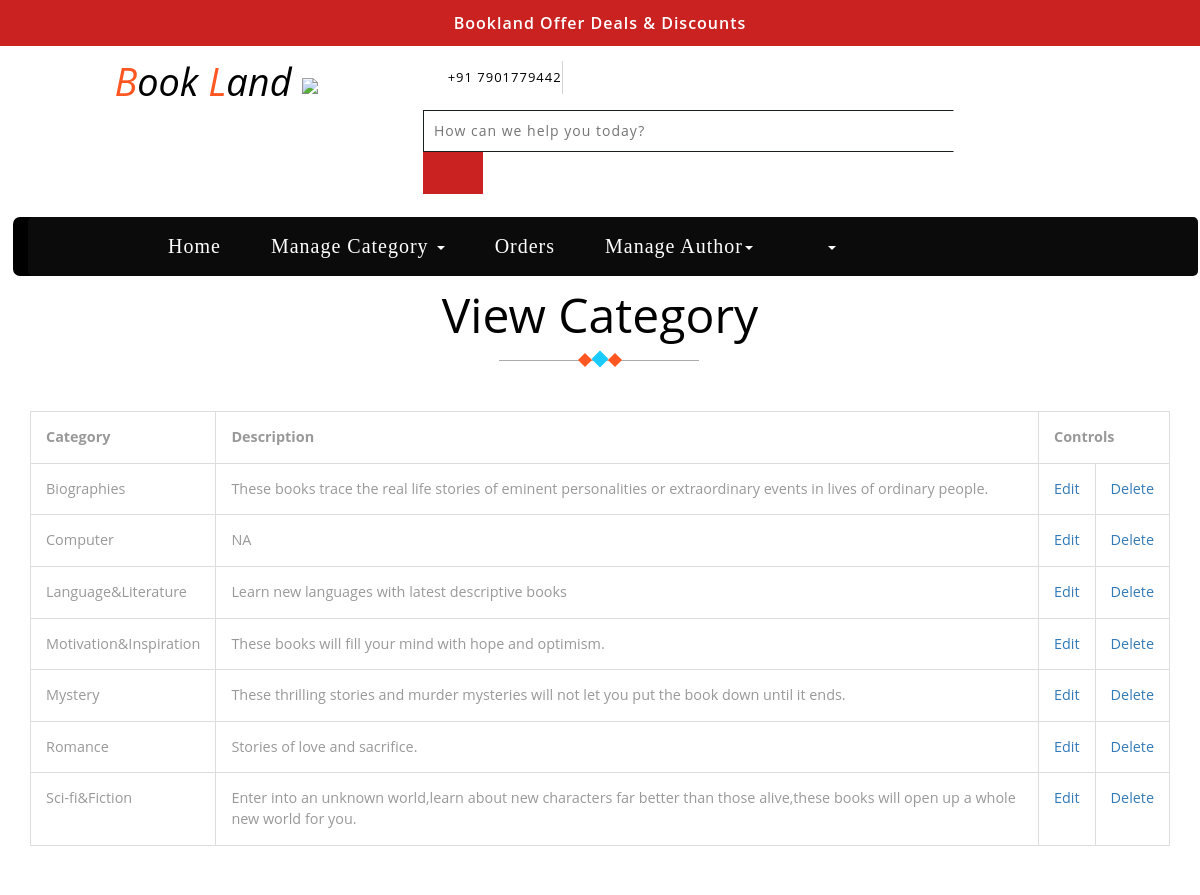
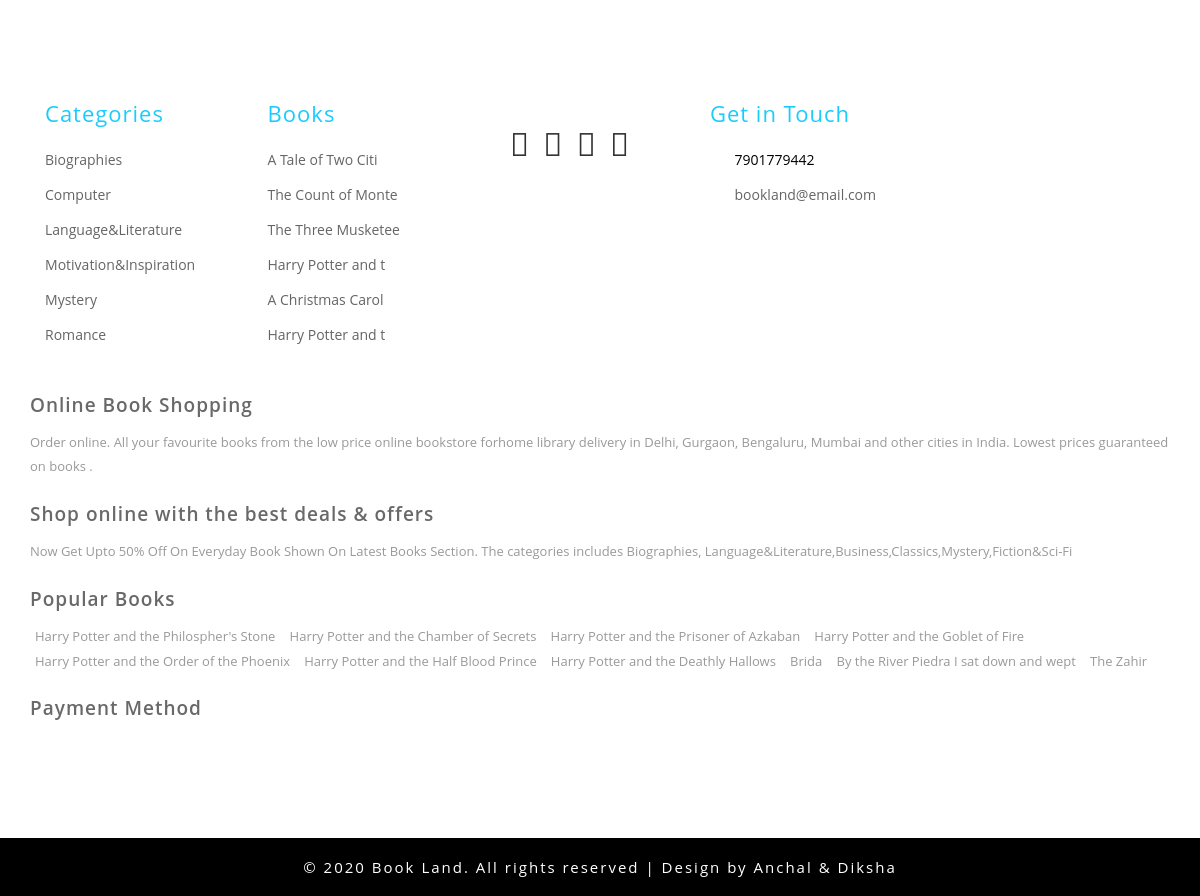
Page /viewcategory.php (signed in) on the committed database (2 pictures, top to bottom).
### tables this page shows
CREATE TABLE `category` (
  `categoryname` varchar(100) NOT NULL,
  `description` text NOT NULL
);

CREATE TABLE `books` (
  `bookid` int(11) NOT NULL,
  `title` varchar(200) NOT NULL,
  `description` text NOT NULL,
  `edition` int(5) NOT NULL,
  `price` int(10) NOT NULL,
  `e_edition` varchar(200) NOT NULL,
  `genre` varchar(100) NOT NULL,
  `coverphoto` varchar(200) NOT NULL,
  `discount` int(10) NOT NULL,
  `category` varchar(100) NOT NULL,
  `authorid` int(11) NOT NULL
);

### viewcategory.php (the view, shortened to what this page needs)
<!doctype html>
<html lang="en">
<head>
    <?php
    include_once "headerfiles.php";
    ?>
</head>
<body>
<?php include_once "adminnavbar.php"; ?>
<div class="container">
    <div class="row">
        <h3 class="tittle-w3l">View Category
            <span class="heading-style">
					<i></i>
					<i></i>
					<i></i>
				</span>
        </h3>
        <div class="col-md-12">
            <div class="table-responsive">
                <table class="table table-bordered table-hover">
                <th>Category</th>
                <th>Description</th>
                <th colspan="2">Controls</th>
                <?php
                include_once "connection.php";
                $selectQuery = "SELECT * FROM `category`";
                $result = mysqli_query($con, $selectQuery);
                while ($row = mysqli_fetch_array($result)) {
                    ?>
                    <tr>
                        <td> <?php echo "$row[0]"; ?> </td>
                        <td> <?php echo "$row[1]"; ?> </td>
                        <td><a href="editcategory.php?category=<?php echo $row[0]; ?>">Edit</a></td>
                        <td><a onclick="return confirm('Are you sure to delete?')"
                               href="deletecategory.php?category=<?php echo $row[0]; ?>">Delete</a></td>
                    </tr>
                    <?php
                }
                ?>
            </table>
            </div>
        </div>
    </div>
</div>
<?php include_once "footer.php"; ?>
</body>
</html>

### footer.php (shortened to what this page needs)
<footer>
    <div class="container">
        <div class="footer-info w3-agileits-info">
            <div class="col-sm-5 address-right">
                <div class="col-xs-6 footer-grids">
                    <h3>Categories</h3>
                    <ul>
                        <?php
                        $select1 = "select * from category order by categoryname limit 6";
                        $res1 = mysqli_query($con, $select1);
                        while ($row1 = mysqli_fetch_array($res1)) {
                            $category1 = urlencode($row1["categoryname"]);
                            ?>
                            <li>
                                <a href="books.php?catname=<?php echo $category1; ?>">
                                    <?php echo $row1[0]; ?></a>
                            </li>
                        <?php } ?>
                    </ul>
                </div>
                <div class="col-xs-6 footer-grids">
                    <h3>Books</h3>
                    <ul>
                        <?php
                        $select2 = "select * from books order by edition limit 6";
                        $res2 = mysqli_query($con, $select2);
                        while ($row2 = mysqli_fetch_array($res2)) {
                            ?>
                            <li>
                                <a href="single.php?bookid=<?php echo $row2[0]; ?>">
                                    <?php echo substr($row2[1], 0, 18); ?></a>
                            </li>
                        <?php } ?>
                    </ul>
                </div>
                <div class="clearfix"></div>
            </div>
            <div class="col-sm-2 footer-grids  w3l-socialmk">
                <div class="agileits_app-devices">
                    <i class="fab fa-facebook-f fa-2x s-icons"></i>
                    <i class="fab fa-instagram fa-2x s-icons"></i>
                    <i class="fab fa-skype fa-2x s-icons"></i>
                    <i class="fab fa-whatsapp fa-2x s-icons"></i>
                </div>
            </div>
            <div class="col-sm-5 address-right">
                <div class="col-xs-12 footer-grids">
                    <h3>Get in Touch</h3>
                    <ul>
                        <li>
                            <i class="fa fa-mobile"></i> 7901779442
                        </li>
                        <li>
                            <i class="fa fa-envelope-o"></i>
                            <a href="javacript:void(0);">bookland@email.com</a>
                        </li>
                    </ul>
                </div>
            </div>
            <div class="clearfix"></div>
        </div>
        <div class="agile-sometext">
            <div class="sub-some">
                <h5>Online Book Shopping</h5>
                <p>Order online. All your favourite books from the low price online bookstore forhome library
                    delivery in Delhi,
                    Gurgaon, Bengaluru, Mumbai and other cities in India. Lowest prices guaranteed on books .</p>
            </div>
            <div class="sub-some">
                <h5>Shop online with the best deals & offers</h5>
                <p>Now Get Upto 50% Off On Everyday Book Shown On Latest Books Section. The categories includes
                    Biographies, Language&Literature,Business,Classics,Mystery,Fiction&Sci-Fi</p>
            </div>
            <div class="sub-some">
                <h5>Popular Books</h5>
                <ul>
                    <?php
                    $s1 = "select * from books limit 10";
                    $r1 = mysqli_query($con, $s1);
                    while ($row3 = mysqli_fetch_array($r1)) {
                        ?>
                        <li>
                            <a><?php echo $row3["title"]; ?></a>
                        </li>
                    <?php } ?>
                </ul>
            </div>
            <div class="sub-some child-momu">
                <h5>Payment Method</h5>
                <ul>
                </ul>
            </div>
        </div>
    </div>
</footer>
<div class="copy-right" style="background-color: black;">
    <div class="container">
        <p>© 2020 Book Land. All rights reserved | Design by Anchal &amp; Diksha
        </p>
    </div>
</div>

### footer.php (style rules this page uses)
.s-icons { padding: 0 5px }

### rows in the picture
category: categoryname "Biographies", description "These books trace the real life stories of eminent personalities or extraordinary events in lives of ordinary people."
category: categoryname "Computer", description "NA"
category: categoryname "Language&Literature", description "Learn new languages with latest descriptive books"
category: categoryname "Motivation&Inspiration", description "These books will fill your mind with hope and optimism."
category: categoryname "Mystery", description "These thrilling stories and murder mysteries will not let you put the book down until it ends."
category: categoryname "Romance", description "Stories of love and sacrifice."
category: categoryname "Sci-fi&Fiction", description "Enter into an unknown world,learn about new characters far better than those alive,these books will open up a whole new world for you."
books: title "A Tale of Two Citi"
books: title "The Count of Monte"
books: title "The Three Musketee"
books: title "Harry Potter and t", title "Harry Potter and the Chamber of Secrets"
books: title "A Christmas Carol"
books: title "Harry Potter and t", title "Harry Potter and the Philospher's Stone"
books: title "Harry Potter and the Prisoner of Azkaban"
books: title "Harry Potter and the Goblet of Fire"
books: title "Harry Potter and the Order of the Phoenix"
books: title "Harry Potter and the Half Blood Prince"
books: title "Harry Potter and the Deathly Hallows"
books: title "Brida"
books: title "By the River Piedra I sat down and wept"
books: title "The Zahir"
